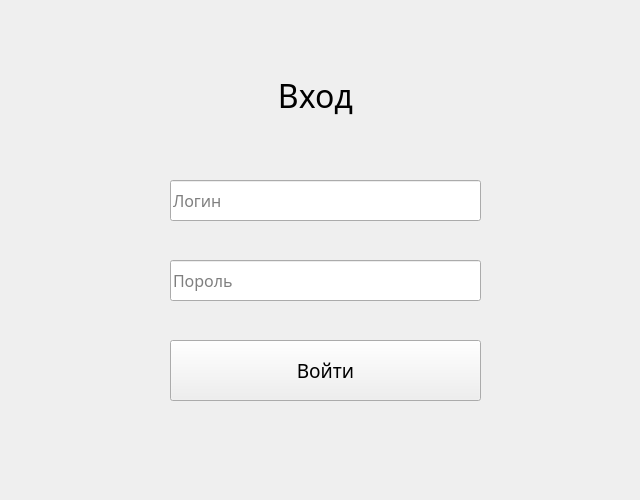
<?xml version="1.0" encoding="UTF-8"?>
<ui version="4.0">
 <class>MainWindow</class>
 <widget class="QMainWindow" name="MainWindow">
  <property name="geometry">
   <rect>
    <x>0</x>
    <y>0</y>
    <width>640</width>
    <height>500</height>
   </rect>
  </property>
  <property name="minimumSize">
   <size>
    <width>640</width>
    <height>500</height>
   </size>
  </property>
  <property name="font">
   <font>
    <family>Yu Gothic</family>
    <pointsize>14</pointsize>
   </font>
  </property>
  <property name="windowTitle">
   <string>Instagram BY DR</string>
  </property>
  <property name="windowIcon">
   <iconset>
    <normaloff>../../../instagram-new.png</normaloff>../../../instagram-new.png</iconset>
  </property>
  <property name="styleSheet">
   <string notr="true"/>
  </property>
  <widget class="QWidget" name="centralwidget">
   <property name="styleSheet">
    <string notr="true">background-color:url(image.jpg);</string>
   </property>
   <widget class="QLineEdit" name="lineEdit">
    <property name="geometry">
     <rect>
      <x>170</x>
      <y>180</y>
      <width>311</width>
      <height>41</height>
     </rect>
    </property>
    <property name="font">
     <font>
      <family>Microsoft YaHei Light</family>
      <pointsize>12</pointsize>
     </font>
    </property>
    <property name="placeholderText">
     <string>Логин</string>
    </property>
   </widget>
   <widget class="QPushButton" name="pushButton">
    <property name="geometry">
     <rect>
      <x>170</x>
      <y>340</y>
      <width>311</width>
      <height>61</height>
     </rect>
    </property>
    <property name="font">
     <font>
      <family>Segoe UI Semilight</family>
      <pointsize>14</pointsize>
     </font>
    </property>
    <property name="text">
     <string>Войти</string>
    </property>
   </widget>
   <widget class="QLabel" name="label">
    <property name="geometry">
     <rect>
      <x>170</x>
      <y>60</y>
      <width>291</width>
      <height>71</height>
     </rect>
    </property>
    <property name="font">
     <font>
      <family>Segoe UI Light</family>
      <pointsize>24</pointsize>
      <weight>50</weight>
      <bold>false</bold>
     </font>
    </property>
    <property name="styleSheet">
     <string notr="true"/>
    </property>
    <property name="text">
     <string>Вход</string>
    </property>
    <property name="alignment">
     <set>Qt::AlignCenter</set>
    </property>
   </widget>
   <widget class="QLineEdit" name="lineEdit_2">
    <property name="geometry">
     <rect>
      <x>170</x>
      <y>260</y>
      <width>311</width>
      <height>41</height>
     </rect>
    </property>
    <property name="font">
     <font>
      <family>Microsoft YaHei Light</family>
      <pointsize>12</pointsize>
     </font>
    </property>
    <property name="placeholderText">
     <string>Пороль</string>
    </property>
   </widget>
  </widget>
 </widget>
 <resources/>
 <connections/>
</ui>
